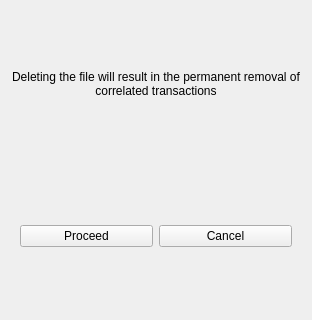
<?xml version="1.0" encoding="UTF-8"?>
<ui version="4.0">
 <class>Disclaimer</class>
 <widget class="QWidget" name="Disclaimer">
  <property name="geometry">
   <rect>
    <x>0</x>
    <y>0</y>
    <width>312</width>
    <height>320</height>
   </rect>
  </property>
  <property name="windowTitle">
   <string>Form</string>
  </property>
  <layout class="QVBoxLayout" name="verticalLayout">
   <item>
    <widget class="QLabel" name="disclaimer_label">
     <property name="text">
      <string>Deleting the file will result in the permanent removal of correlated transactions</string>
     </property>
     <property name="alignment">
      <set>Qt::AlignmentFlag::AlignCenter</set>
     </property>
     <property name="wordWrap">
      <bool>true</bool>
     </property>
    </widget>
   </item>
   <item>
    <widget class="QWidget" name="button_widget_disclaimer" native="true">
     <layout class="QHBoxLayout" name="horizontalLayout">
      <item>
       <widget class="QPushButton" name="proceed_button">
        <property name="text">
         <string>Proceed</string>
        </property>
       </widget>
      </item>
      <item>
       <widget class="QPushButton" name="cancel_button">
        <property name="text">
         <string>Cancel</string>
        </property>
       </widget>
      </item>
     </layout>
    </widget>
   </item>
  </layout>
 </widget>
 <resources/>
 <connections/>
</ui>
